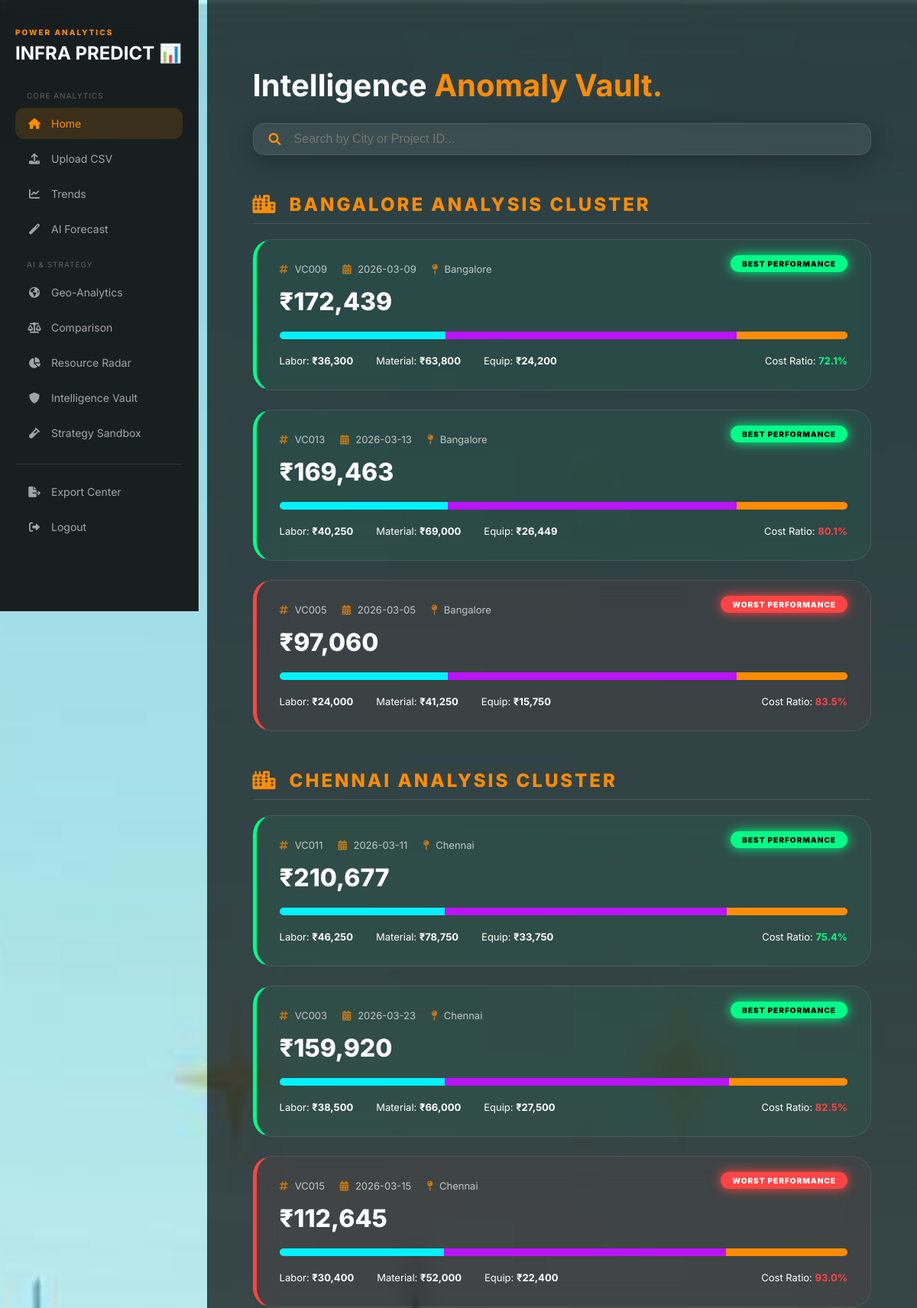
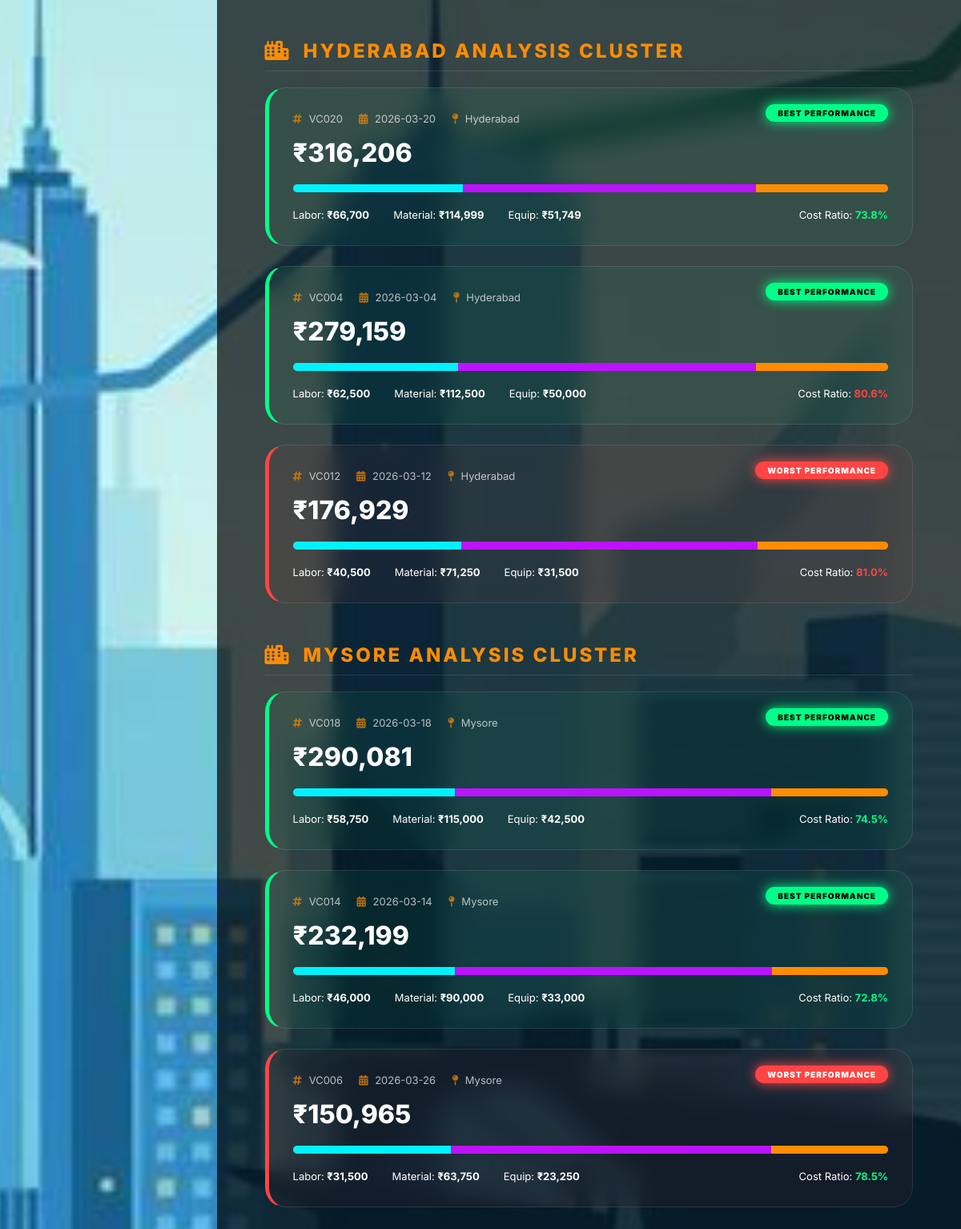
The app's page /vault (signed in) with its own data (2 pictures, top to bottom).
### tables this page shows
CREATE TABLE sales_data (
                Date TEXT, Project_ID TEXT, Project_Type TEXT, Location TEXT,
                Material_Cost REAL, Labor_Cost REAL, Equipment_Cost REAL,
                Total_Cost REAL, Revenue REAL, Profit REAL
            );

### app.py (the view)
@app.route("/vault")
def vault():
    if "user" not in session: return redirect(url_for("login"))
    try:
        with sqlite3.connect(DATABASE) as conn:
            df = pd.read_sql("SELECT * FROM sales_data", conn)
        if df.empty: return render_template("vault.html", alerts=[], stats=get_global_stats())
        df['Revenue'] = pd.to_numeric(df['Revenue'], errors='coerce').fillna(0)
        df['Total_Cost'] = pd.to_numeric(df['Total_Cost'], errors='coerce').fillna(0)
        final_records = []
        cities = df['Location'].unique()
        for city in cities:
            city_df = df[df['Location'] == city].sort_values(by='Revenue', ascending=False)
            top_2 = city_df.head(2)
            worst_1 = city_df.tail(1) if len(city_df) > 2 else pd.DataFrame()
            combined = pd.concat([top_2, worst_1]).drop_duplicates()
            for _, row in combined.iterrows():
                tag = "NEUTRAL"
                if row['Project_ID'] in top_2['Project_ID'].values: tag = "BEST"
                if not worst_1.empty and row['Project_ID'] == worst_1.iloc[0]['Project_ID']: tag = "WORST"
                rev, cost = float(row['Revenue']), float(row['Total_Cost'])
                final_records.append({
                    "id": str(row['Project_ID']),
                    "date": str(row['Date']),
                    "revenue": rev,
                    "location": str(row['Location']),
                    "labor": float(row['Labor_Cost']),
                    "material": float(row['Material_Cost']),
                    "equipment": float(row['Equipment_Cost']),
                    "deviation": round((cost/rev*100), 1) if rev != 0 else 0,
                    "rank_tag": tag
                })
        return render_template("vault.html", alerts=final_records, stats=get_global_stats())
    except Exception as e: return f"Vault Error: {str(e)}"

### app.py (called while the page is built)
def get_global_stats():
    with sqlite3.connect(DATABASE) as conn:
        data = conn.execute("SELECT SUM(Revenue), AVG(Revenue), COUNT(*), SUM(Profit) FROM sales_data").fetchone()
        rows = conn.execute("SELECT Revenue FROM sales_data ORDER BY Date DESC LIMIT 2").fetchall()
    total_val = data[0] if data[0] else 0
    trend_val, is_up = 0, True
    if len(rows) >= 2:
        latest, previous = rows[0][0], rows[1][0]
        if previous > 0:
            trend_val = round(((latest - previous) / previous) * 100, 2)
            is_up = latest >= previous
    return {
        "total": f"{total_val:,.2f}",
        "avg": f"{data[1]:,.2f}" if data[1] else "0.00",
        "profit": f"{data[3]:,.2f}" if data[3] else "0.00",
        "days": data[2] if data[2] else 0,
        "trend": abs(trend_val),
        "is_up": is_up
    }

### templates/vault.html (shortened to what this page needs)
<!DOCTYPE html>
<html lang="en">
<head>
    <link rel="stylesheet" href="https://cdnjs.cloudflare.com/ajax/libs/font-awesome/6.0.0/css/all.min.css">
</head>
<body>
    <<div class="sidebar">
        <span style="color: var(--primary-orange); font-size: 10px; font-weight: 800; letter-spacing: 2px;">POWER ANALYTICS</span>
        <h2 style="margin: 5px 0 35px 0;">INFRA PREDICT 📊</h2>
        <nav>
            <div style="margin-bottom: 20px;">
                <p style="font-size: 10px; color: rgba(255,255,255,0.3); letter-spacing: 1px; margin-bottom: 10px; padding-left: 15px;">CORE ANALYTICS</p>
                <a href="{{ url_for('home') }}" class="nav-link active"><i class="fas fa-home"></i> Home</a>
                <a href="{{ url_for('upload') }}" class="nav-link"><i class="fas fa-upload"></i> Upload CSV</a>
                <a href="{{ url_for('predict') }}" class="nav-link"><i class="fas fa-chart-line"></i> Trends</a>
                <a href="{{ url_for('forecast') }}" class="nav-link"><i class="fas fa-magic"></i> AI Forecast</a>
            </div>
            <div style="margin-bottom: 20px;">
                <p style="font-size: 10px; color: rgba(255,255,255,0.3); letter-spacing: 1px; margin-bottom: 10px; padding-left: 15px;">AI & STRATEGY</p>
                <a href="{{ url_for('geo_analytics') }}" class="nav-link"><i class="fas fa-globe-americas"></i> Geo-Analytics</a>
                <a href="{{ url_for('comparison') }}" class="nav-link"><i class="fas fa-balance-scale"></i> Comparison</a>
                <a href="{{ url_for('allocator') }}" class="nav-link"><i class="fas fa-pie-chart"></i> Resource Radar</a>
                <a href="{{ url_for('vault') }}" class="nav-link"><i class="fas fa-shield-alt"></i> Intelligence Vault</a>
                <a href="{{ url_for('sandbox') }}" class="nav-link"><i class="fas fa-vial"></i> Strategy Sandbox</a>
            </div>
            <div style="margin-top: 20px; border-top: 1px solid rgba(255,255,255,0.1); padding-top: 15px;">
                <a href="{{ url_for('export') }}" class="nav-link"><i class="fas fa-file-export"></i> Export Center</a>
                <a href="{{ url_for('logout') }}" class="nav-link"><i class="fas fa-sign-out-alt"></i> Logout</a>
            </div>
        </nav>
    </div>
    <div class="content">
        <h1 style="font-size: 2.5rem; margin-bottom: 5px;">Intelligence <span style="color: var(--primary-orange);">Anomaly Vault.</span></h1>
        <div class="search-container">
            <div class="search-wrapper">
                <i class="fas fa-search"></i>
                <input type="text" id="vaultSearch" placeholder="Search by City or Project ID..." onkeyup="filterVault()">
            </div>
        </div>
        {% if alerts %}
            <div id="vaultContent">
            {% for location, location_alerts in alerts|groupby('location') %}
                <div class="city-section" data-city="{{ location.lower() }}">
                    <h2 class="city-group-header">
                        <i class="fas fa-city"></i> {{ location }} Analysis Cluster
                    </h2>
                    {% for alert in location_alerts %}
                    <div class="vault-card {% if alert.rank_tag == 'BEST' %}card-best{% elif alert.rank_tag == 'WORST' %}card-worst{% endif %}"
                         data-pid="{{ alert.id.lower() }}">
                        {% if alert.rank_tag != 'NEUTRAL' %}
                        <div class="rank-badge {% if alert.rank_tag == 'BEST' %}badge-best{% else %}badge-worst{% endif %}">
                            {{ alert.rank_tag }} PERFORMANCE
                        </div>
                        {% endif %}
                        <div class="meta-info">
                            <span><i class="fas fa-hashtag"></i> {{ alert.id }}</span>
                            <span><i class="fas fa-calendar-alt"></i> {{ alert.date }}</span>
                            <span><i class="fas fa-map-pin"></i> {{ alert.location }}</span>
                        </div>
                        <h2 class="text-revenue">₹{{ "{:,.0f}".format(alert.revenue) }}</h2>
                        {% set total_cost = alert.labor + alert.material + alert.equipment %}
                        <div class="diagnostic-bar">
                            <div style="width: {{ (alert.labor / total_cost * 100) if total_cost > 0 else 0 }}%; background: var(--neon-cyan);"></div>
                            <div style="width: {{ (alert.material / total_cost * 100) if total_cost > 0 else 0 }}%; background: var(--neon-purple);"></div>
                            <div style="width: {{ (alert.equipment / total_cost * 100) if total_cost > 0 else 0 }}%; background: var(--primary-orange);"></div>
                        </div>
                        <div style="display: flex; gap: 30px; font-size: 13px;">
                            <span>Labor: <b>₹{{ "{:,.0f}".format(alert.labor) }}</b></span>
                            <span>Material: <b>₹{{ "{:,.0f}".format(alert.material) }}</b></span>
                            <span>Equip: <b>₹{{ "{:,.0f}".format(alert.equipment) }}</b></span>
                            <span style="margin-left: auto;">Cost Ratio: <b style="color: {% if alert.deviation > 80 %}#ff4444{% else %}#00ff88{% endif %};">{{ alert.deviation }}%</b></span>
                        </div>
                    </div>
                    {% endfor %}
                </div>
            {% endfor %}
            </div>
        {% else %}
            <div style="text-align: center; padding: 100px; opacity: 0.3;">
                <i class="fas fa-database" style="font-size: 4rem; margin-bottom: 20px;"></i>
                <h2>No Intelligence Data</h2>
            </div>
        {% endif %}
    </div>
</body>
</html>

### templates/vault.html (style rules this page uses)
:root { --primary-orange: #ff8c00; --sidebar-width: 260px; --glass-border: rgba(255, 255, 255, 0.1); --neon-cyan: #00f2ff; --neon-purple: #bc13fe; --neon-green: #00ff88; --neon-red: #ff4444; }
body { margin: 0; font-family: 'Inter', sans-serif; background: url("/static/home.jpeg") no-repeat center center fixed; background-size: cover; color: white; display: flex; }
.sidebar { width: var(--sidebar-width); height: 100vh; background: rgba(10, 10, 10, 0.9); backdrop-filter: blur(20px); position: fixed; padding: 30px 20px; border-right: 1px solid var(--glass-border); box-sizing: border-box; z-index: 100; }
.nav-link { display: flex; align-items: center; color: rgba(255,255,255,0.6); text-decoration: none; padding: 12px 15px; border-radius: 12px; margin-bottom: 5px; transition: 0.3s; font-size: 14px; }
.nav-link:hover, .nav-link.active { background: rgba(255, 140, 0, 0.15); color: var(--primary-orange); }
.nav-link i { margin-right: 12px; width: 20px; text-align: center; }
.content { margin-left: var(--sidebar-width); width: 100%; padding: 60px; background: rgba(0, 0, 0, 0.7); min-height: 100vh; }
.search-container { position: sticky; top: 0; z-index: 10; padding: 20px 0; margin-bottom: 30px; background: transparent; }
.search-wrapper { display: flex; align-items: center; background: rgba(255, 255, 255, 0.07); border: 1px solid var(--glass-border); border-radius: 15px; padding: 10px 20px; backdrop-filter: blur(10px); box-shadow: 0 8px 32px rgba(0,0,0,0.3); }
.search-wrapper i { color: var(--primary-orange); margin-right: 15px; }
.search-wrapper input { background: transparent; border: none; color: white; width: 100%; font-size: 16px; outline: none; }
.city-section { margin-bottom: 50px; }
.city-group-header { margin: 20px 0; padding-bottom: 10px; border-bottom: 1px solid rgba(255,255,255,0.1); color: var(--primary-orange); text-transform: uppercase; letter-spacing: 3px; font-weight: 800; display: flex; align-items: center; gap: 15px; }
.vault-card { background: rgba(255, 255, 255, 0.05); backdrop-filter: blur(15px); padding: 30px; border-radius: 25px; border: 1px solid var(--glass-border); margin-bottom: 25px; transition: 0.4s; position: relative; overflow: hidden; }
.card-best { border-left: 5px solid var(--neon-green); background: rgba(0, 255, 136, 0.05); }
.card-worst { border-left: 5px solid var(--neon-red); background: rgba(255, 68, 68, 0.05); }
.rank-badge { position: absolute; top: 20px; right: 30px; padding: 5px 15px; border-radius: 20px; font-size: 10px; font-weight: 900; letter-spacing: 1px; }
.badge-best { background: var(--neon-green); color: black; box-shadow: 0 0 15px var(--neon-green); }
.badge-worst { background: var(--neon-red); color: white; box-shadow: 0 0 15px var(--neon-red); }
.text-revenue { font-size: 2rem; color: #ffffff; font-weight: 800; margin: 10px 0; }
.diagnostic-bar { display: flex; height: 10px; border-radius: 5px; overflow: hidden; margin: 20px 0; background: rgba(255,255,255,0.1); }
.meta-info { display: flex; gap: 20px; font-size: 13px; opacity: 0.7; margin-bottom: 15px; }
.meta-info i { color: var(--primary-orange); margin-right: 5px; }

### records on screen
sales_data: Location "BANGALORE", rank_tag "BEST", id "VC009", date "2026-03-09", location "Bangalore", revenue "172,439", {{ (alert.labor / total_cost * 100) if total_cost > 0 else 0 }} 29.20353982300885 (drawn), {{ (alert.material / total_cost * 100) if total_cost > 0 else 0 }} 51.32743362831859 (drawn), {{ (alert.equipment / total_cost * 100) if total_cost > 0 else 0 }} 19.469026548672566 (drawn), labor "36,300", material "63,800", equipment "24,200", deviation "72.1"
sales_data: rank_tag "BEST", id "VC013", date "2026-03-13", location "Bangalore", revenue "169,463", {{ (alert.labor / total_cost * 100) if total_cost > 0 else 0 }} 29.661235528633224 (drawn), {{ (alert.material / total_cost * 100) if total_cost > 0 else 0 }} 50.84783233479981 (drawn), {{ (alert.equipment / total_cost * 100) if total_cost > 0 else 0 }} 19.49093213656696 (drawn), labor "40,250", material "69,000", equipment "26,449", deviation "80.1"
sales_data: rank_tag "WORST", id "VC005", date "2026-03-05", location "Bangalore", revenue "97,060", {{ (alert.labor / total_cost * 100) if total_cost > 0 else 0 }} 29.629629629629626 (drawn), {{ (alert.material / total_cost * 100) if total_cost > 0 else 0 }} 50.92592592592593 (drawn), {{ (alert.equipment / total_cost * 100) if total_cost > 0 else 0 }} 19.444444444444446 (drawn), labor "24,000", material "41,250", equipment "15,750", deviation "83.5"
sales_data: Location "CHENNAI", rank_tag "BEST", id "VC011", date "2026-03-11", location "Chennai", revenue "210,677", {{ (alert.labor / total_cost * 100) if total_cost > 0 else 0 }} 29.133858267716533 (drawn), {{ (alert.material / total_cost * 100) if total_cost > 0 else 0 }} 49.60629921259843 (drawn), {{ (alert.equipment / total_cost * 100) if total_cost > 0 else 0 }} 21.25984251968504 (drawn), labor "46,250", material "78,750", equipment "33,750", deviation "75.4"
sales_data: rank_tag "BEST", id "VC003", date "2026-03-23", location "Chennai", revenue "159,920", {{ (alert.labor / total_cost * 100) if total_cost > 0 else 0 }} 29.166666666666668 (drawn), {{ (alert.material / total_cost * 100) if total_cost > 0 else 0 }} 50.0 (drawn), {{ (alert.equipment / total_cost * 100) if total_cost > 0 else 0 }} 20.833333333333336 (drawn), labor "38,500", material "66,000", equipment "27,500", deviation "82.5"
sales_data: rank_tag "WORST", id "VC015", date "2026-03-15", location "Chennai", revenue "112,645", {{ (alert.labor / total_cost * 100) if total_cost > 0 else 0 }} 29.00763358778626 (drawn), {{ (alert.material / total_cost * 100) if total_cost > 0 else 0 }} 49.61832061068702 (drawn), {{ (alert.equipment / total_cost * 100) if total_cost > 0 else 0 }} 21.374045801526716 (drawn), labor "30,400", material "52,000", equipment "22,400", deviation "93.0"
sales_data: Location "HYDERABAD", rank_tag "BEST", id "VC020", date "2026-03-20", location "Hyderabad", revenue "316,206", {{ (alert.labor / total_cost * 100) if total_cost > 0 else 0 }} 28.571673349097015 (drawn), {{ (alert.material / total_cost * 100) if total_cost > 0 else 0 }} 49.26107741338542 (drawn), {{ (alert.equipment / total_cost * 100) if total_cost > 0 else 0 }} 22.167249237517563 (drawn), labor "66,700", material "114,999", equipment "51,749", deviation "73.8"
sales_data: rank_tag "BEST", id "VC004", date "2026-03-04", location "Hyderabad", revenue "279,159", {{ (alert.labor / total_cost * 100) if total_cost > 0 else 0 }} 27.77777777777778 (drawn), {{ (alert.material / total_cost * 100) if total_cost > 0 else 0 }} 50.0 (drawn), {{ (alert.equipment / total_cost * 100) if total_cost > 0 else 0 }} 22.22222222222222 (drawn), labor "62,500", material "112,500", equipment "50,000", deviation "80.6"
sales_data: rank_tag "WORST", id "VC012", date "2026-03-12", location "Hyderabad", revenue "176,929", {{ (alert.labor / total_cost * 100) if total_cost > 0 else 0 }} 28.272251308900525 (drawn), {{ (alert.material / total_cost * 100) if total_cost > 0 else 0 }} 49.73821989528796 (drawn), {{ (alert.equipment / total_cost * 100) if total_cost > 0 else 0 }} 21.98952879581152 (drawn), labor "40,500", material "71,250", equipment "31,500", deviation "81.0"
sales_data: Location "MYSORE", rank_tag "BEST", id "VC018", date "2026-03-18", location "Mysore", revenue "290,081", {{ (alert.labor / total_cost * 100) if total_cost > 0 else 0 }} 27.167630057803464 (drawn), {{ (alert.material / total_cost * 100) if total_cost > 0 else 0 }} 53.179190751445084 (drawn), {{ (alert.equipment / total_cost * 100) if total_cost > 0 else 0 }} 19.653179190751445 (drawn), labor "58,750", material "115,000", equipment "42,500", deviation "74.5"
sales_data: rank_tag "BEST", id "VC014", date "2026-03-14", location "Mysore", revenue "232,199", {{ (alert.labor / total_cost * 100) if total_cost > 0 else 0 }} 27.218934911242602 (drawn), {{ (alert.material / total_cost * 100) if total_cost > 0 else 0 }} 53.25443786982249 (drawn), {{ (alert.equipment / total_cost * 100) if total_cost > 0 else 0 }} 19.526627218934912 (drawn), labor "46,000", material "90,000", equipment "33,000", deviation "72.8"
sales_data: rank_tag "WORST", id "VC006", date "2026-03-26", location "Mysore", revenue "150,965", {{ (alert.labor / total_cost * 100) if total_cost > 0 else 0 }} 26.582278481012654 (drawn), {{ (alert.material / total_cost * 100) if total_cost > 0 else 0 }} 53.79746835443038 (drawn), {{ (alert.equipment / total_cost * 100) if total_cost > 0 else 0 }} 19.62025316455696 (drawn), labor "31,500", material "63,750", equipment "23,250", deviation "78.5"
